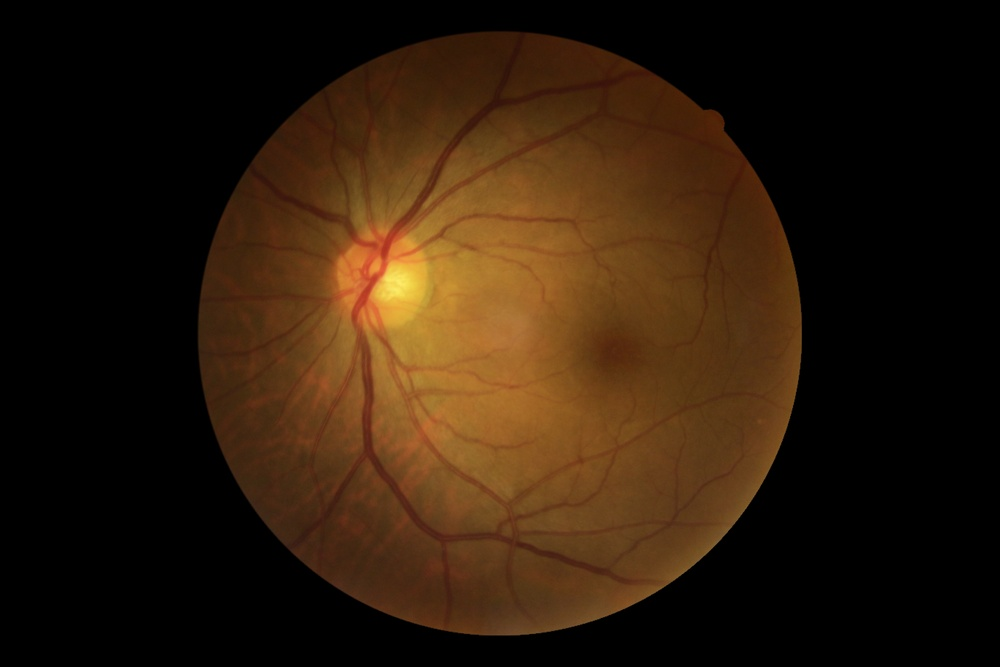
#> input picture data/image_1.jpg, 1000 x 667 px, shrunk from 2736 x 1824 before the run
$ jupyter execute test_sarki.ipynb
#> lines starting #> are read from the running program, lines starting #| are printed output that depends on the picture; after the words box and inside, x2 and y2 are one past the last pixel; in counts of white or black regions, pixels touching at a corner belong together
#> further down, image is the input picture: shape (667, 1000, 3); mean B, G, R 11, 27.4, 45.4
[cell 1]
import cv2
import numpy as np
from bokeh.plotting import figure, output_notebook, show
from bokeh.layouts import gridplot
from bokeh.models import ColumnDataSource

def fundus_roi(image, mask=None):
    hsv_image = cv2.cvtColor(image, cv2.COLOR_BGR2HSV)
#> hsv_image: shape (667, 1000, 3); mean H, S, V 7, 89.2, 45.5
    h, s, v = cv2.split(hsv_image)
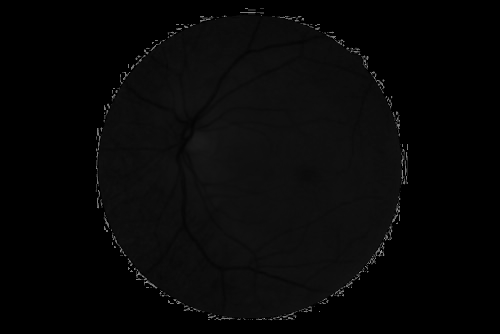
#> h: shape (667, 1000) (shown at 1/2 size); min 0, max 177, mean 7
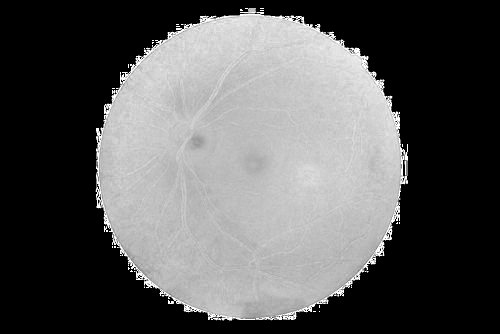
#> s: shape (667, 1000) (shown at 1/2 size); min 0, max 255, mean 89.2
    threshold = 15
    _, roi = cv2.threshold(v, threshold, 1, cv2.THRESH_BINARY)
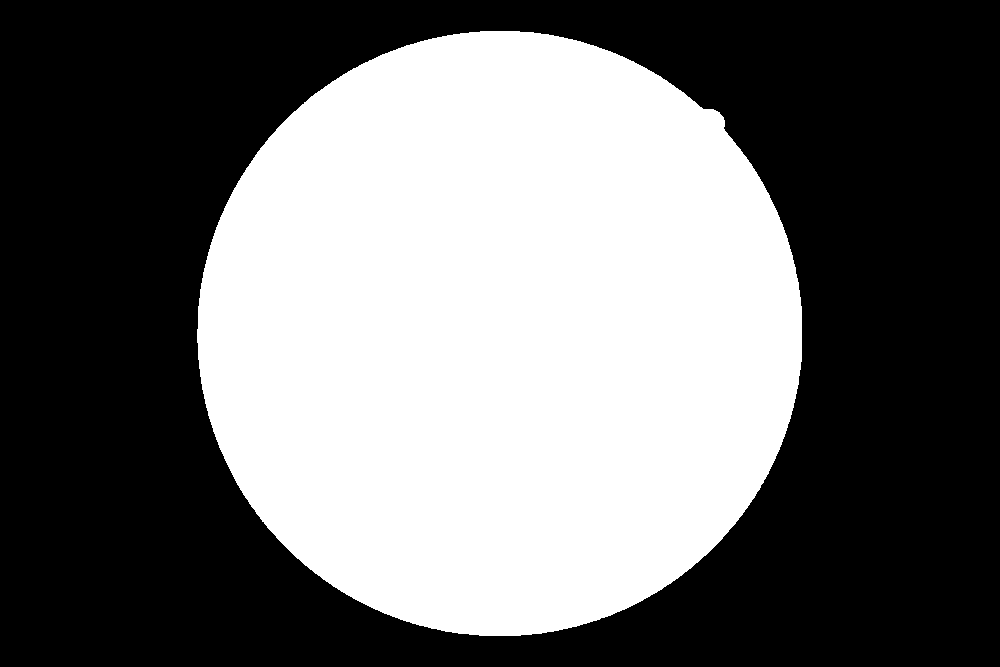
#> roi: shape (667, 1000); values 0 (black) and 1 (white), 43.2% white; 1 white region, box (x1, y1, x2, y2) and area: (197, 31, 802, 636) 288057
    roi = roi.astype(np.uint8)
    white_pixels = np.argwhere(roi == 1)
#> white_pixels = 288057 pairs, first value 31 to 635, second value 197 to 801
    if white_pixels.size == 0:
        print("Aucun pixel blanc trouvé dans le masque.")
        return {"roi": roi, "diameter": 0, "image": image}
    x_min, y_min = np.min(white_pixels, axis=0)
#> x_min = 31; y_min = 197
    x_max, y_max = np.max(white_pixels, axis=0)
#> x_max = 635; y_max = 801
    diameter_x = x_max - x_min
#> diameter_x = 604
    diameter_y = y_max - y_min
#> diameter_y = 604
    diameter = int(np.maximum(diameter_x, diameter_y))
#> diameter = 604
    return {"roi": roi, "diameter": diameter, "image": image}

def apply_clahe(image, diameter=None, roi=None):
    if diameter is None:
        print('Erreur: Le diamètre est None. Impossible de continuer.')
        return None
    clahe = cv2.createCLAHE(clipLimit=2.0, tileGridSize=(8, 8))
    if len(image.shape) == 2:  # Grayscale image
        return {"image": clahe.apply(image), "diameter": diameter}
    elif len(image.shape) == 3 and image.shape[2] == 3:  # Color image
        hsv_image = cv2.cvtColor(image, cv2.COLOR_BGR2HSV)
        hsv_planes = list(cv2.split(hsv_image))  # Convert to list to allow modification
        hsv_planes[2] = clahe.apply(hsv_planes[2])
        return {"image": cv2.cvtColor(cv2.merge(hsv_planes), cv2.COLOR_HSV2BGR), "diameter": diameter}
    else:
        raise ValueError("Unsupported image format for CLAHE")

def apply_sarki(image, diameter=None, roi=None):
    data = fundus_roi(image)
#> data = 3 items
    clahe_image = apply_clahe(**data)
#> clahe_image = 2 items

    hsv_clahe_image = cv2.cvtColor(clahe_image["image"], cv2.COLOR_BGR2HSV)
#> hsv_clahe_image: shape (667, 1000, 3); mean H, S, V 7, 89.7, 49.5
    hsv_float = hsv_clahe_image.astype(np.float32) / 255.0
#> hsv_float: shape (667, 1000, 3) float32; mean H, S, V 0.0276, 0.352, 0.195
    mu0 = 0.5  # Intensity target
    d1 = int(clahe_image["diameter"] / 15)
#> d1 = 40
    if d1 % 2 == 0:
        d1 += 1
#> d1 = 41
    muL = cv2.blur(hsv_float[:, :, 2], (d1, d1))  # Local mean
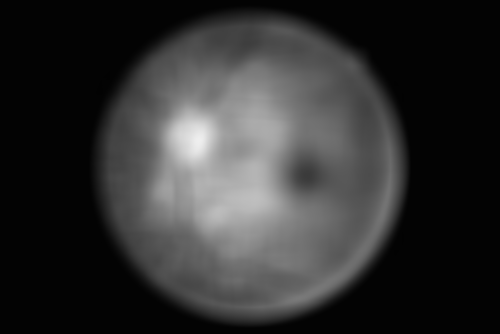
#> muL: shape (667, 1000) float32 (shown at 1/2 size); min 0.0113, max 0.937, mean 0.194

    # Processing pixel value
    v_processed = hsv_float[:, :, 2] + mu0 - muL
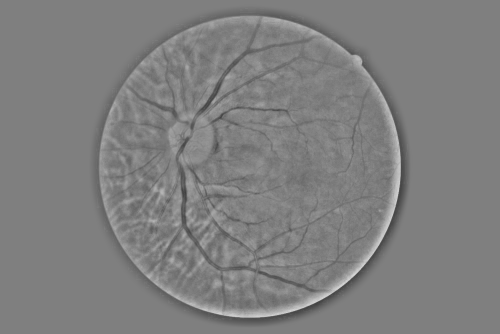
#> v_processed: shape (667, 1000) float32 (shown at 1/2 size); min 0.237, max 0.868, mean 0.5
    v_processed = np.clip(v_processed, 0, 1)
    hsv_float[:, :, 2] = v_processed
#> hsv_float: shape (667, 1000, 3) float32; mean H, S, V 0.0276, 0.352, 0.5

    hsv_uint8 = (hsv_float * 255).astype(np.uint8)
#> hsv_uint8: shape (667, 1000, 3); mean H, S, V 7, 89.7, 127
    final_image = cv2.cvtColor(hsv_uint8, cv2.COLOR_HSV2BGR)

    return final_image

# Load the image
file_in = '../data/image_1.jpg'
image = cv2.imread(file_in)

# Apply preprocessing
preprocessed_image = apply_sarki(image)

# Convert images for Bokeh display
def cvt2bokeh(img):
    h, w = img.shape[:2]
    container = np.empty((h, w), dtype=np.uint32)
    view = container.view(dtype=np.uint8).reshape((h, w, 4))
    view[:, :, 0] = img[::-1, :, 0]  # copy red channel
    view[:, :, 1] = img[::-1, :, 1]  # copy blue channel
    view[:, :, 2] = img[::-1, :, 2]  # copy green channel
    view[:, :, 3] = 255
    return container

image = cvt2bokeh(cv2.cvtColor(image, cv2.COLOR_BGR2RGB))

preprocessed_bokeh = cvt2bokeh(cv2.cvtColor(preprocessed_image, cv2.COLOR_BGR2RGB))
#> in cvt2bokeh (call 2), `view[:, :, 1] = img[::-1, :, 1]`:
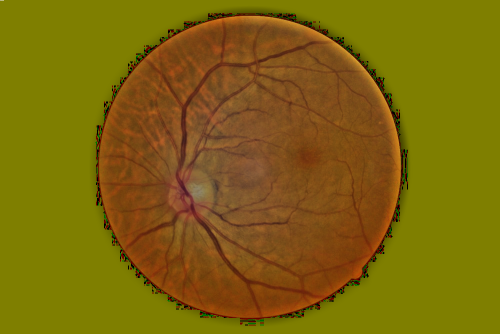
#> view: shape (667, 1000, 4) (shown at 1/2 size); mean R, G, B, A 126.1, 102.2, 11, 255; transparent parts drawn white
#> in cvt2bokeh (call 2), `view[:, :, 2] = img[::-1, :, 2]`:
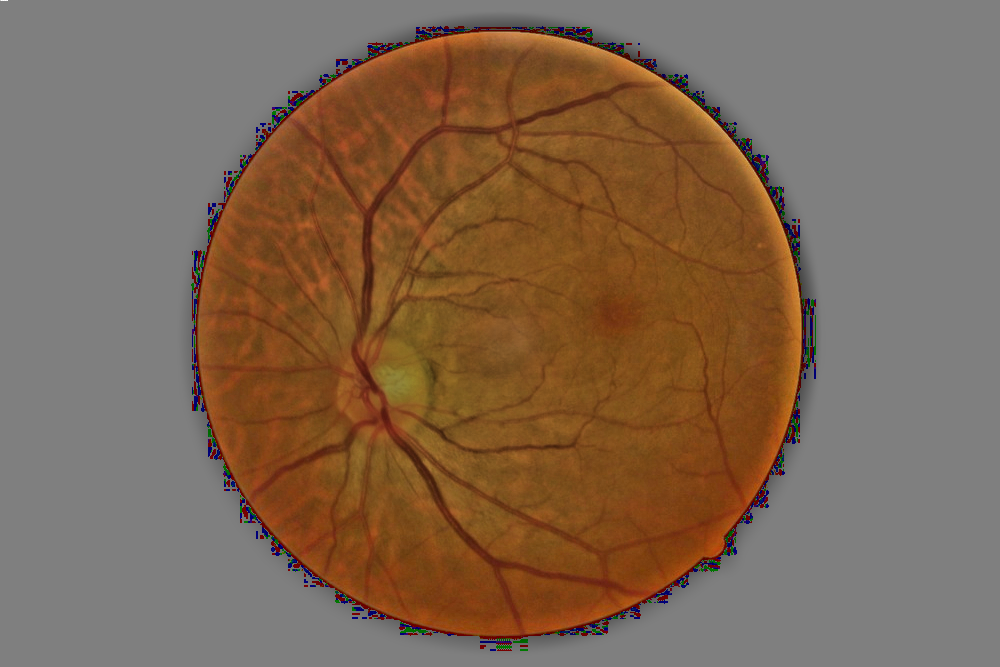
#> view: shape (667, 1000, 4); mean R, G, B, A 126.1, 102.2, 82.4, 255; transparent parts drawn white

# Setup Bokeh output
output_notebook()

# Create ColumnDataSource for Bokeh
source1 = ColumnDataSource(data=dict(image=[image]))
source2 = ColumnDataSource(data=dict(image=[preprocessed_bokeh]))

# Calculate image dimensions
image_height, image_width = image.shape[:2]

p1 = figure(title="Original Image", x_range=(0, image_width), y_range=(0, image_height),
            width=image_width//10, height=image_height//10)
p1.image_rgba(image='image', source=source1, x=0, y=0, dw=image_width, dh=image_height)


# Create Bokeh figure
p2 = figure(title="Final Preprocessed Image",
           x_range=(0, image_width), y_range=(0, image_height),
           width=image_width//10, height=image_height//10)
p2.image_rgba(image='image', source=source2, x=0, y=0, dw=image_width, dh=image_height)

p = gridplot([[p1, p2]])

# Show figure
show(p)

$ run again, with data/image_2.jpg copied over data/image_1.jpg
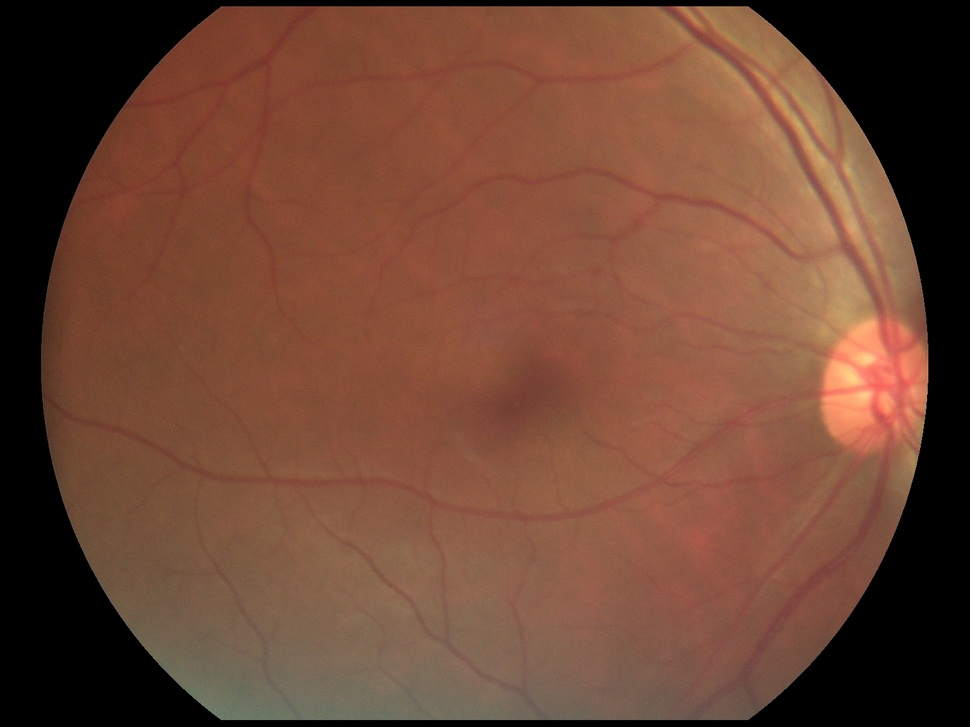
#> input picture data/image_2.jpg, 970 x 727 px, shrunk from 1536 x 1152 before the run
#> image is the input picture: shape (727, 970, 3); mean B, G, R 52.3, 69.9, 110.1
#> hsv_image: shape (727, 970, 3); mean H, S, V 8.7, 109.9, 110.2
#> in fundus_roi, `_, roi = cv2.threshold(v, threshold, 1, cv2.THRESH_BINARY)`:
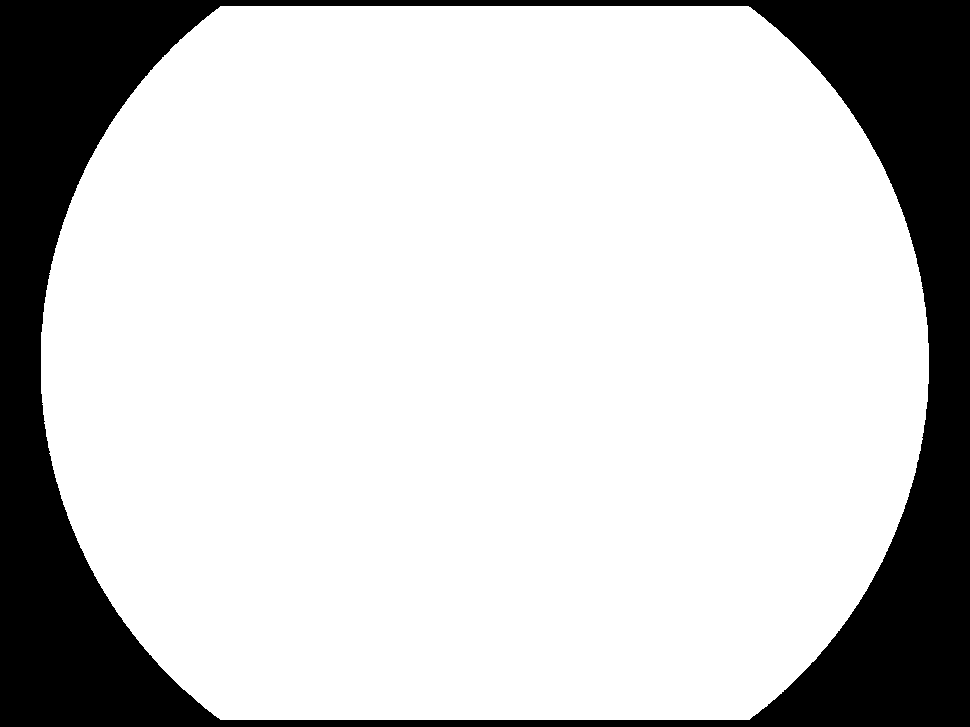
#> roi: shape (727, 970); values 0 (black) and 1 (white), 79% white; 1 black region, box (x1, y1, x2, y2) and area: (0, 0, 970, 727) 148152
#> white_pixels = 557038 pairs, first value 6 to 719, second value 41 to 928
#> x_min = 6; y_min = 41
#> x_max = 719; y_max = 928
#> diameter_x = 713
#> diameter_y = 887
#> data = 3 items
#> clahe_image = 2 items
#> hsv_clahe_image: shape (727, 970, 3); mean H, S, V 8.6, 110.7, 110.5
#> d1 = 59
#> hsv_uint8: shape (727, 970, 3); mean H, S, V 8.6, 110.7, 126.9
#> in cvt2bokeh (call 2), `view[:, :, 2] = img[::-1, :, 2]`:
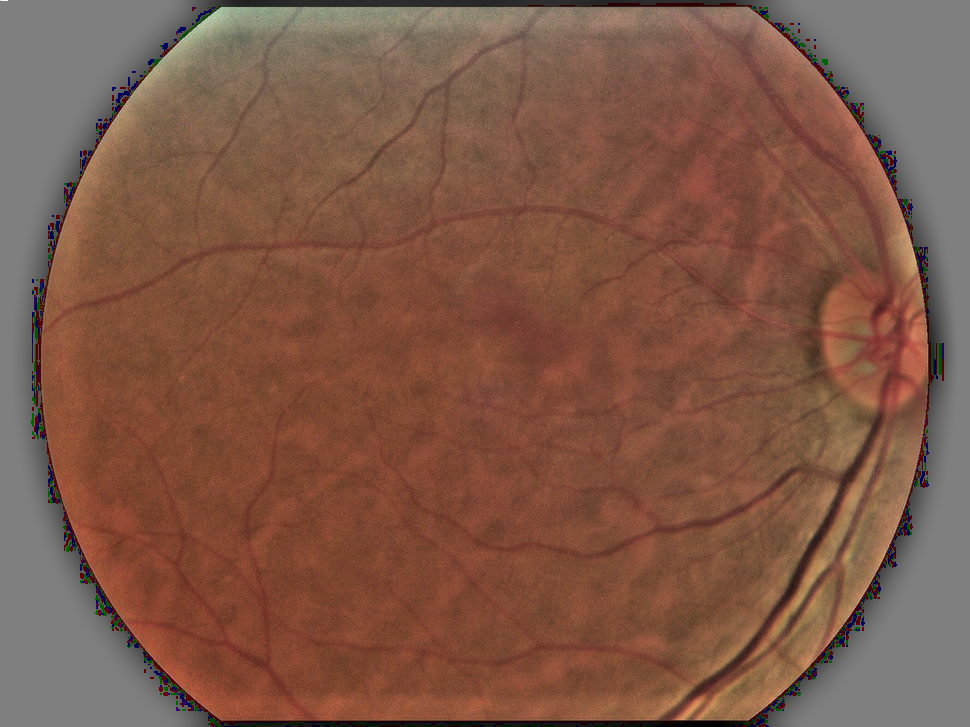
#> view: shape (727, 970, 4); mean R, G, B, A 126.3, 88, 71.5, 255; transparent parts drawn white

$ run again, with data/image_3.jpg copied over data/image_1.jpg
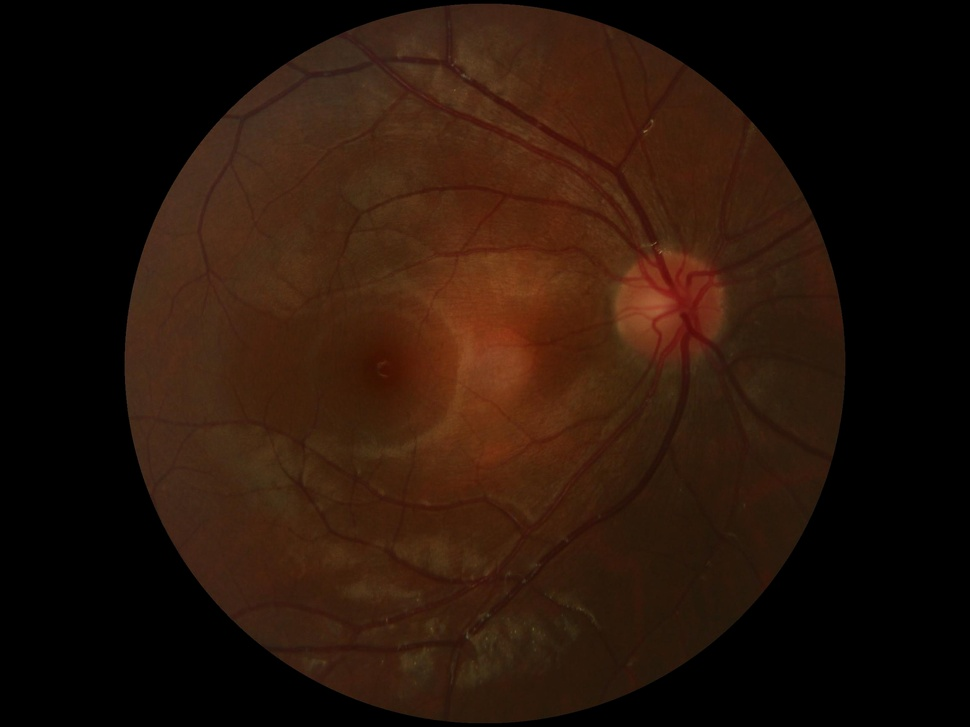
#> input picture data/image_3.jpg, 970 x 727 px, shrunk from 2304 x 1728 before the run
#> image is the input picture: shape (727, 970, 3); mean B, G, R 9.8, 20.5, 39.4
#> hsv_image: shape (727, 970, 3); mean H, S, V 7.4, 115.2, 39.4
#> in fundus_roi, `_, roi = cv2.threshold(v, threshold, 1, cv2.THRESH_BINARY)`:
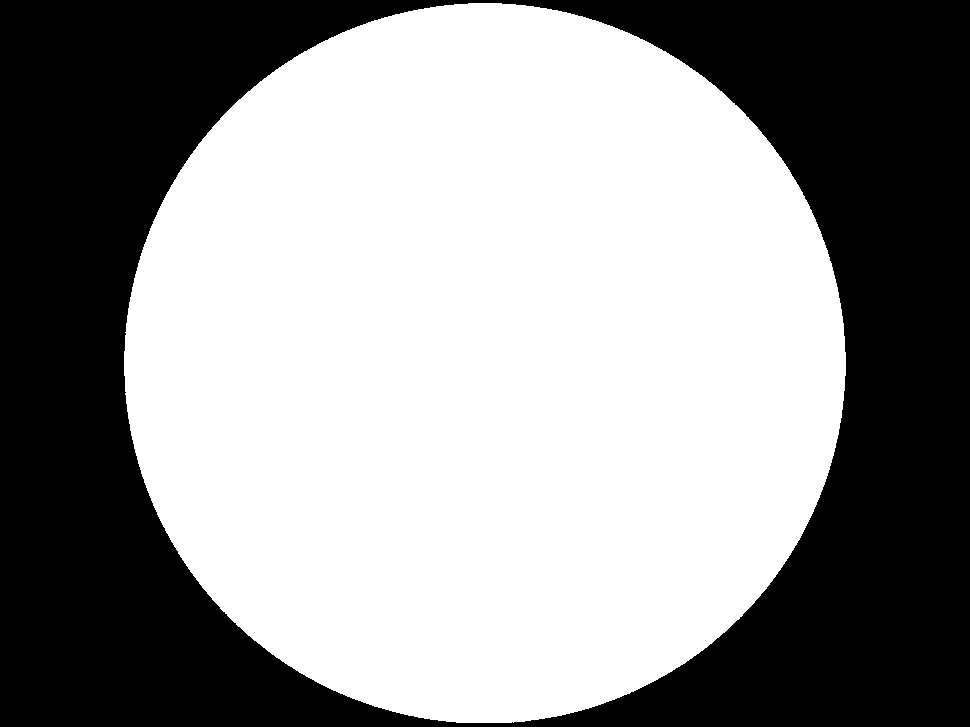
#> roi: shape (727, 970); values 0 (black) and 1 (white), 57.9% white; 1 black region, box (x1, y1, x2, y2) and area: (0, 0, 970, 727) 297042
#> white_pixels = 408148 pairs, first value 3 to 722, second value 124 to 845
#> x_min = 3; y_min = 124
#> x_max = 722; y_max = 845
#> diameter_x = 719
#> diameter_y = 721
#> data = 3 items
#> clahe_image = 2 items
#> hsv_clahe_image: shape (727, 970, 3); mean H, S, V 7.4, 116.1, 49.6
#> in apply_sarki, `d1 = int(clahe_image["diameter"] / 15)`: d1 = 48
#> in apply_sarki, `d1 += 1`: d1 = 49
#> hsv_uint8: shape (727, 970, 3); mean H, S, V 7.4, 116.1, 127
#> in cvt2bokeh (call 2), `view[:, :, 2] = img[::-1, :, 2]`:
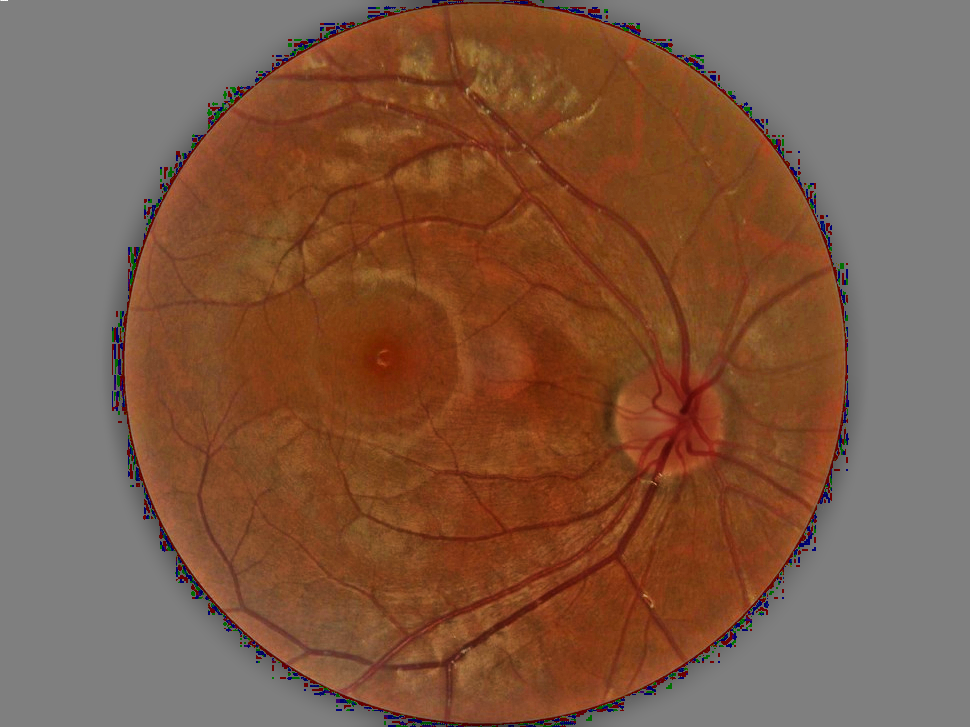
#> view: shape (727, 970, 4); mean R, G, B, A 126.1, 89.8, 69.2, 255; transparent parts drawn white
